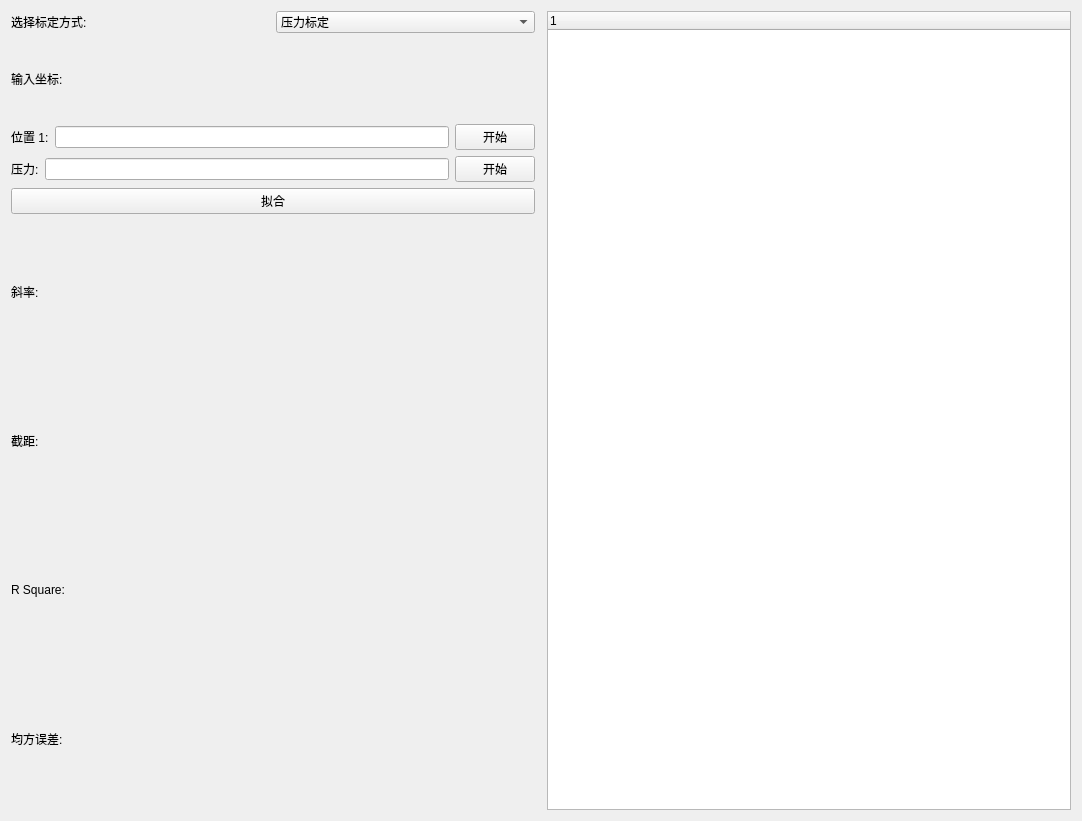
<?xml version="1.0" encoding="UTF-8"?>
<ui version="4.0">
 <class>FitCurvePage</class>
 <widget class="QWidget" name="FitCurvePage">
  <property name="geometry">
   <rect>
    <x>0</x>
    <y>0</y>
    <width>1082</width>
    <height>821</height>
   </rect>
  </property>
  <layout class="QHBoxLayout" name="horizontalLayout">
   <item>
    <layout class="QVBoxLayout" name="left_layout">
     <item>
      <layout class="QHBoxLayout" name="calibrate_layout">
       <item>
        <widget class="QLabel" name="calibrate_label">
         <property name="text">
          <string>选择标定方式:</string>
         </property>
        </widget>
       </item>
       <item>
        <widget class="QComboBox" name="calibrate_combo">
         <item>
          <property name="text">
           <string>压力标定</string>
          </property>
         </item>
         <item>
          <property name="text">
           <string>气体浓度标定</string>
          </property>
         </item>
        </widget>
       </item>
      </layout>
     </item>
     <item>
      <layout class="QVBoxLayout" name="coords_layout">
       <item>
        <widget class="QLabel" name="coords_label">
         <property name="text">
          <string>输入坐标:</string>
         </property>
        </widget>
       </item>
       <item>
        <layout class="QHBoxLayout" name="position_layout_1">
         <item>
          <widget class="QLabel" name="position_label_1">
           <property name="text">
            <string>位置 1:</string>
           </property>
          </widget>
         </item>
         <item>
          <widget class="QLineEdit" name="position_input_1"/>
         </item>
         <item>
          <widget class="QPushButton" name="position_button_1">
           <property name="text">
            <string>开始</string>
           </property>
          </widget>
         </item>
        </layout>
       </item>
       <item>
        <layout class="QHBoxLayout" name="pressure_concentration_layout">
         <item>
          <widget class="QLabel" name="pressure_concentration_label">
           <property name="text">
            <string>压力:</string>
           </property>
          </widget>
         </item>
         <item>
          <widget class="QLineEdit" name="pressure_concentration_input"/>
         </item>
         <item>
          <widget class="QPushButton" name="pressure_concentration_button">
           <property name="text">
            <string>开始</string>
           </property>
          </widget>
         </item>
        </layout>
       </item>
      </layout>
     </item>
     <item>
      <widget class="QPushButton" name="fit_button">
       <property name="text">
        <string>拟合</string>
       </property>
      </widget>
     </item>
     <item>
      <widget class="QLabel" name="slope_label">
       <property name="text">
        <string>斜率:</string>
       </property>
      </widget>
     </item>
     <item>
      <widget class="QLabel" name="intercept_label">
       <property name="text">
        <string>截距:</string>
       </property>
      </widget>
     </item>
     <item>
      <widget class="QLabel" name="r_square_label">
       <property name="text">
        <string>R Square:</string>
       </property>
      </widget>
     </item>
     <item>
      <widget class="QLabel" name="mse_label">
       <property name="text">
        <string>均方误差:</string>
       </property>
      </widget>
     </item>
    </layout>
   </item>
   <item>
    <layout class="QVBoxLayout" name="right_layout">
     <item>
      <widget class="FigureCanvasQTAgg" name="canvas" native="true"/>
     </item>
    </layout>
   </item>
   <item>
    <widget class="QTreeWidget" name="treeWidget">
     <column>
      <property name="text">
       <string notr="true">1</string>
      </property>
     </column>
    </widget>
   </item>
  </layout>
 </widget>
 <customwidgets>
  <customwidget>
   <class>FigureCanvasQTAgg</class>
   <extends>QWidget</extends>
   <header>figurecanvasqtagg.h</header>
  </customwidget>
 </customwidgets>
 <resources/>
 <connections/>
</ui>
